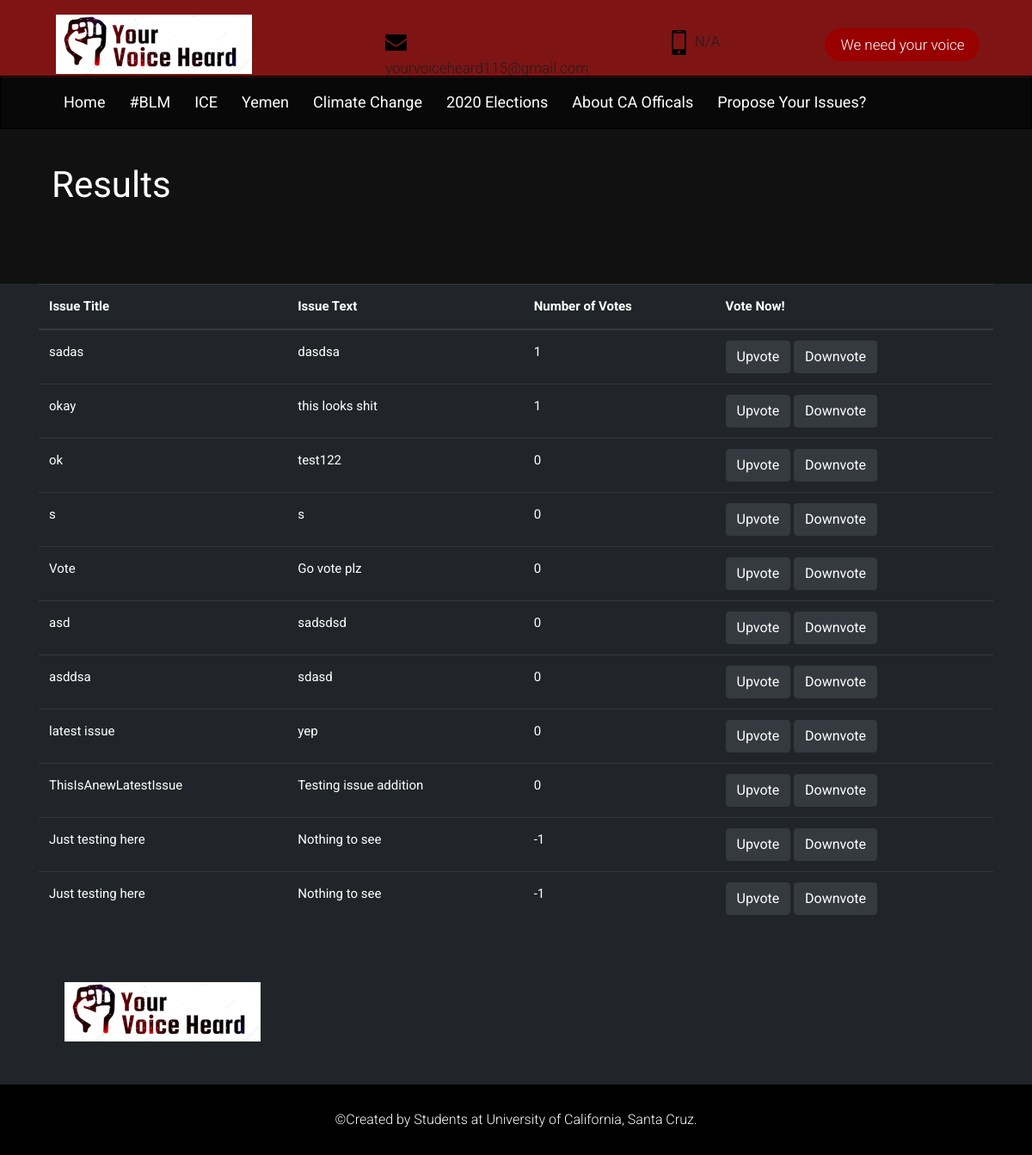
Page /results on the earlier database version.
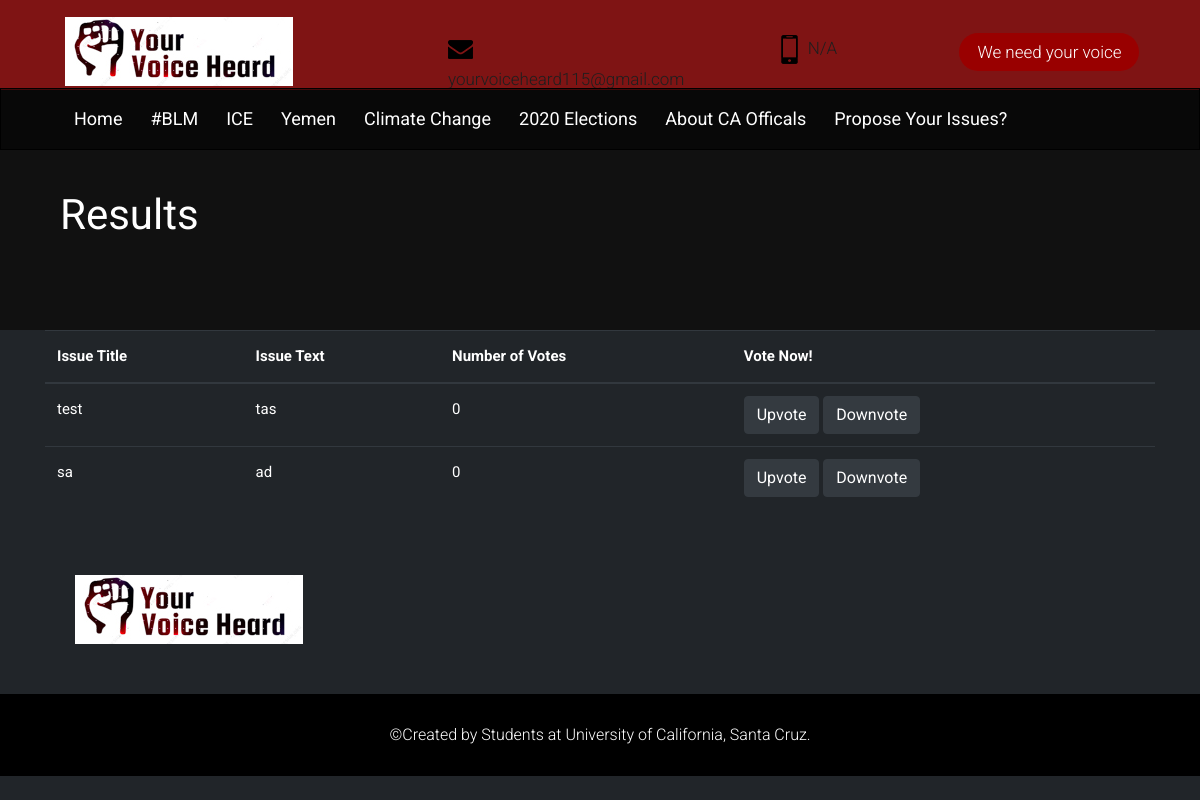
Same page on the later database version.
### emailreps/models.py (models this page shows, shortened)
class Issue(models.Model):
    issue_name = models.CharField(max_length=200)
    issue_text = models.TextField()

### emailreps/views.py (the view)
# urls.py: path('results', views.results, name='results'),
def results(request):
    curr_issues = Issue.objects.annotate(true_vote=Coalesce(Sum('vote__vote_type'), 0)).order_by('-true_vote')
    context = {'issues': curr_issues}
    return render(request, 'results.html', context)

### emailreps/templates/results.html (shortened to what this page needs)
{% load static %}
<!DOCTYPE html>
<html lang="en">
<head>
    <link rel="stylesheet" href="{% static 'website/css/bootstrap.min.css' %}" />
    <link rel="stylesheet" href="{% static 'website/css/pogo-slider.min.css' %}" />
    <link rel="stylesheet" href="{% static 'website/css/style.css' %}" />
    <link rel="stylesheet" href="{% static 'website/css/responsive.css' %}" />
    <link rel="stylesheet" href="{% static 'website/css/custom.css' %}" />
</head>
<body id="inner_page" data-spy="scroll" data-target="#navbar-wd" data-offset="98">
    <header class="top-header">
        <div class="header_top">
            <div class="container">
                <div class="row">
                    <div class="logo_section">
                        <a class="navbar-brand" href="{% url 'emailreps:index' %}"><img src="{% static 'website/images/logo.jpg' %}" alt="image"></a>
                    </div>
                    <div class="site_information">
                        <ul>
                            <li><a href="mailto:yourvoiceheard115@gmail.com"><img src="{% static 'website/images/mail_icon.png' %}" alt="#" />yourvoiceheard115@gmail.com</a></li>
                            <li><a href="tel:yourvoiceheard115@gmail.com"><img src="{% static 'website/images/phone_icon.png' %}" alt="#" />N/A</a></li>
                            <li><a class="join_bt" href="{% url 'emailreps:vote' %}">We need your voice</a></li>
                        </ul>
                    </div>
                </div>
            </div>
        </div>
        <div class="header_bottom">
          <div class="container">
            <div class="col-sm-12">
                <div class="menu_orange_section">
                   <nav class="navbar header-nav navbar-expand-lg">
                     <div class="menu_section">
                <div class="collapse navbar-collapse justify-content-end" id="navbar-wd">
                    <ul class="navbar-nav">
                        <li><a class="nav-link active" href="{% url 'emailreps:index' %}">Home</a></li>
                        <li><a class="nav-link" href="{% url 'emailreps:blm' %}">#BLM</a></li>
                        <li><a class="nav-link" href="{% url 'emailreps:ice' %}">ICE</a></li>
                        <li><a class="nav-link" href="{% url 'emailreps:yemen' %}">Yemen</a></li>
                        <li><a class="nav-link" href="{% url 'emailreps:climatechange' %}">Climate Change</a></li>
                         <li><a class="nav-link" href="{% url 'emailreps:2020elections' %}">2020 Elections</a></li>
                        <li><a class="nav-link" href="{% url 'emailreps:caofficals' %}">About CA Officals</a></li>
                        <li><a class="nav-link" href="{% url 'emailreps:proposeissues' %}">Propose Your Issues?</a></li>
                    </ul>
                </div>
                     </div>
                 </nav>
                </div>
            </div>
          </div>
        </div>
    </header>
    <div class="section inner_page_banner">
        <div class="container">
            <div class="row">
                <div class="col-md-12">
                    <div class="banner_title">
                        <h3>Results</h3>
                    </div>
                </div>
            </div>
        </div>
    </div>
    <div class="container">
        <table id="IssueTable" class= "table table-dark">
            <thead>
                <tr>
                    <th scope="col">Issue Title</th>
                    <th scope="col">Issue Text</th>
                    <th scope="col">Number of Votes</th>
                    <th scope="col">Vote Now!</th>
                </tr>
            </thead>
            <tbody>
            {% for issue in issues %}
                <tr>
                    <td>{{issue.issue_name}} </td>
                    <td>{{issue.issue_text}} </td>
                    <td>{{issue.true_vote}} </td>
                    <td>
                        <a href="{% url 'emailreps:upvote' id=issue.id %}" class='btn btn-dark'> Upvote </a>
                        <a href="{% url 'emailreps:downvote' id=issue.id %}" class='btn btn-dark'> Downvote </a>
                    </td>
                </tr>
            {% endfor %}
            </tbody>
        </table>
    </div>
    <footer class="footer-box">
        <div class="container">
            <div class="row">
               <div class="col-md-12 white_fonts">
                    <div class="row">
                        <div class="col-sm-6 col-md-6 col-lg-3">
                            <div class="full">
                                <img class="img-responsive" src="{% static 'website/images/footer_logo.png' %}" alt="#" />
                            </div>
                        </div>
                        </div>
					</div>
                </div>
			 </div>
    </footer>
    <div class="footer_bottom">
        <div class="container">
            <div class="row">
                <div class="col-12">
                    <p class="crp">©Created by Students at University of California, Santa Cruz.</p>
                </div>
            </div>
        </div>
    </div>
</body>
</html>

### emailreps/static/website/css/style.css (style rules this page uses)
body { color: #111; background-color: #212529; font-size: 15px; font-family: 'Roboto', sans-serif; line-height: 1.80857; }
* { font-family: 'Roboto', sans-serif; }
a { color: #1f1f1f; text-decoration: none !important; outline: none !important; -webkit-transition: all .3s ease-in-out; -moz-transition: all .3s ease-in-out; -ms-transition: all .3s ease-in-out; -o-transition: all .3s ease-in-out; transition: all .3s ease-in-out; }
h1, h2, h3, h4, h5, h6 { letter-spacing: 0; font-weight: normal; position: relative; padding: 0 0 10px 0; font-weight: normal; line-height: 120% !important; color: #fff; margin: 0 }
h3 { font-size: 18px }
a { color: #1f1f1f; text-decoration: none; outline: none; }
a, .btn { text-decoration: none !important; outline: none !important; -webkit-transition: all .3s ease-in-out; -moz-transition: all .3s ease-in-out; -ms-transition: all .3s ease-in-out; -o-transition: all .3s ease-in-out; transition: all .3s ease-in-out; }
ul, li, ol { list-style: none; margin: 0px; padding: 0px; }
.header_top { min-height: 90px; padding: 12px 0; height:90px; background: rgb(176, 28, 28, .25); }
.site_information ul { float: right; width: 95%; padding: 21px 0; }
a.join_bt { background: #990000; width: 180px; text-align: center; height: 38px; line-height: 38px; border-radius: 75px; color: #ffffff; font-weight: 300; }
.site_information { float: left; width: 66.66%; }
.site_information ul { list-style: none; }
.site_information ul li { float: left; width: 33.33%; display: flex; justify-content: center; font-size: 17px; font-weight: 300; font-color: #fff; }
.site_information ul li img { margin-right: 10px; }
.logo_section { width: 33.33%; }
.top-header .navbar { padding: 0; min-height: 60px; float: left; }
.top-header { position: relative; top: 0px; left: 0px; margin: 0; z-index: 20; background-position: left; background-repeat: no-repeat; background-color: #6e1111; background-size: auto 20%; width: 100%; }
.section { float: left; width: 100%; }
.top-header .navbar .navbar-collapse ul li a { text-transform: none; font-size: 18px; padding: 12px; font-weight: 400; overflow: hidden; color: #fff; position: relative; z-index: 35; }
a.navbar-brand { left: 35px; position: relative; }
.top-header .navbar .navbar-collapse ul li { margin: 0 2px; }
.header_bottom { width: 100%; position: absolute; bottom: -60px; background-color:rgb(0, 0, 0, .5); border: solid #000 1px; }
.header_bottom::after { width: 50%; display: block; right: 0; content: ""; background: transparent; height: 20px; position: absolute; top: 0; }
.top-header #navbar-wd { padding-right: 0; }
.menu_orange_section { position:relative; width:100%; }
.menu_orange_section::after { width: 100%; height: 60px; position: relative; content: ""; display: block; background: transparent; left: -35px; }
.img-responsive { max-width: 100%; }
.inner_page_banner h3 { font-size: 42px; color: #fff; padding: 40px 15px; }
.inner_page_banner { float: left; width: 100%; padding-top: 60px; min-height: 240px; background: #111; }
.footer-box { background: #212529; padding: 50px 0; }
p { margin-top: 5px; margin-bottom: 1rem; font-size: 18px; font-weight: 300; line-height: 28px; color: #4a4a49; }
.white_fonts p, .white_fonts h1, .white_fonts h2, .white_fonts h3, .white_fonts h4, .white_fonts h5, .white_fonts h6, .white_fonts ul, .white_fonts ul li, .white_fonts ul li a, .white_fonts ul i, .white_fonts .post_info i, .white_fonts div, .white_fonts a.read_more { color: #fff !important; }
.full { float: left; width: auto; position: relative; left: 30px; }
.footer_bottom { background: #000; padding: 0 0; width: 100%; min-height: 82px; float: left; text-align: center; }
.footer_bottom p.crp { float: left; margin: 0; color: #fff; font-size: 16px; text-align: center; width: 100%; line-height: 82px; }
footer { width: 100%; float: left; }

### static/website/css/timeline.css (style rules this page uses)
* { box-sizing: border-box; }

Differences in the rows shown:
removed Issue: issue_name "sadas", issue_text "dasdsa", true_vote "1"
removed Issue: issue_name "okay", issue_text "this looks shit", true_vote "1"
removed Issue: issue_name "ok", issue_text "test122", true_vote "0"
removed Issue: issue_name "s", issue_text "s", true_vote "0"
removed Issue: issue_name "Vote", issue_text "Go vote plz", true_vote "0"
removed Issue: issue_name "asd", issue_text "sadsdsd", true_vote "0"
removed Issue: issue_name "asddsa", issue_text "sdasd", true_vote "0"
removed Issue: issue_name "latest issue", issue_text "yep", true_vote "0"
removed Issue: issue_name "ThisIsAnewLatestIssue", issue_text "Testing issue addition", true_vote "0"
removed Issue: issue_name "Just testing here", issue_text "Nothing to see", true_vote "-1"
removed Issue: issue_name "Just testing here", issue_text "Nothing to see", true_vote "-1"
added Issue: issue_name "test", issue_text "tas", true_vote "0"
added Issue: issue_name "sa", issue_text "ad", true_vote "0"
